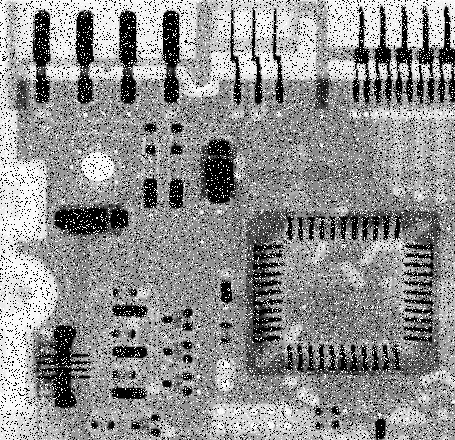
#> input picture images/board_salt.tif, 455 x 440 px
$ python -i SobelFilter.py   (imports and definitions only)
#> lines starting #> are read from the running program, lines starting #| are printed output that depends on the picture
#> further down, picture is the input picture: shape (440, 455, 3); min 0, max 255, mean 144.1
# import cv2
# import numpy as np
from cv2 import CV_16S,Sobel,convertScaleAbs,addWeighted
from numpy import expand_dims,zeros,float,sum, clip
from function.GrayscaleTrans.BGR2GRAY import *

# sobel filter
def sobel_filter(img, K_size=3):
	if len(img.shape) == 3:
		H, W, C = img.shape
	else:
		img = expand_dims(img, axis=-1)
		H, W, C = img.shape
	# 填充0
	gray = rgbToGray(img) # 灰度化
	pad = K_size // 2
	out = zeros((H + pad * 2, W + pad * 2), dtype=float)
	out[pad: pad + H, pad: pad + W] = gray.copy().astype(float)
	tmp = out.copy()
	out_v = out.copy()
	out_h = out.copy()
	## 水平x方向
	Kx = [[1., 0., -1.], [2., 0., -2.], [1., 0., -1.]]
	## 竖直y方向
	Ky = [[1., 2., 1.],[0., 0., 0.], [-1., -2., -1.]]
	for y in range(H):
		for x in range(W):
			out_v[pad + y, pad + x] = sum(Ky * (tmp[y: y + K_size, x: x + K_size]))
			out_h[pad + y, pad + x] = sum(Kx * (tmp[y: y + K_size, x: x + K_size]))
	out_v = clip(out_v, 0, 255)
	out_h = clip(out_h, 0, 255)
	out_v = out_v[pad: pad + H, pad: pad + W].astype(uint8)
	out_h = out_h[pad: pad + H, pad: pad + W].astype(uint8)
	dst = addWeighted(out_v, 0.5, out_h, 0.5, 0) # 合并两个方向得到的结果
	return dst

def cv2_sobel(img):

	x = Sobel(img, CV_16S, 1, 0)
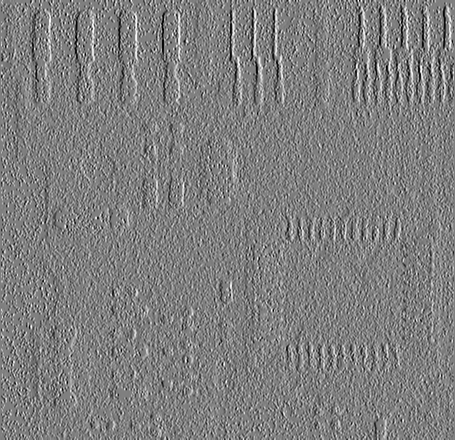
#> x: shape (440, 455, 3) int16; min -1020, max 1020, mean -1.1; drawn with min black and max white
	y = Sobel(img, CV_16S, 0, 1)
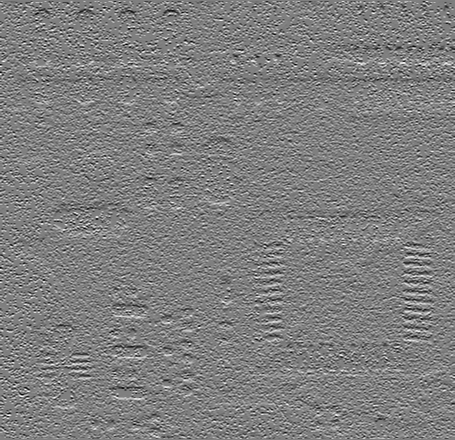
#> y: shape (440, 455, 3) int16; min -1020, max 1020, mean -0.9; drawn with min black and max white

	absX = convertScaleAbs(x)  # 转回unit8
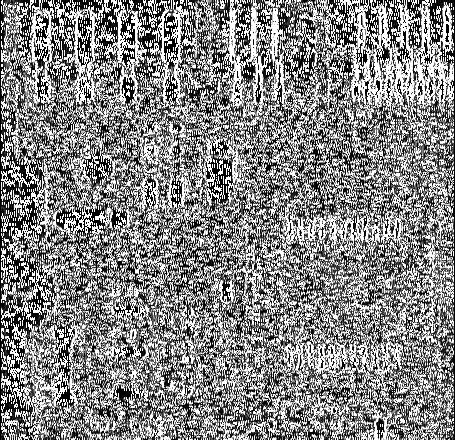
#> absX: shape (440, 455, 3); min 0, max 255, mean 134
	absY = convertScaleAbs(y)
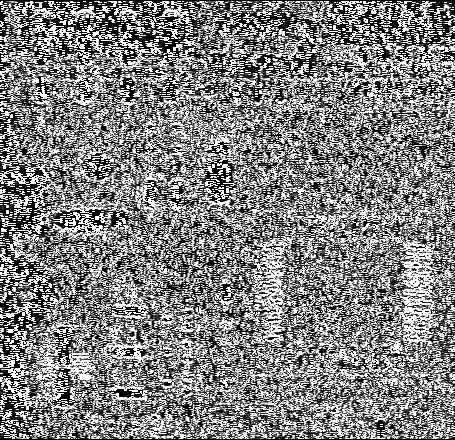
#> absY: shape (440, 455, 3); min 0, max 255, mean 130.3

	dst = addWeighted(absX, 0.5, absY, 0.5, 0)
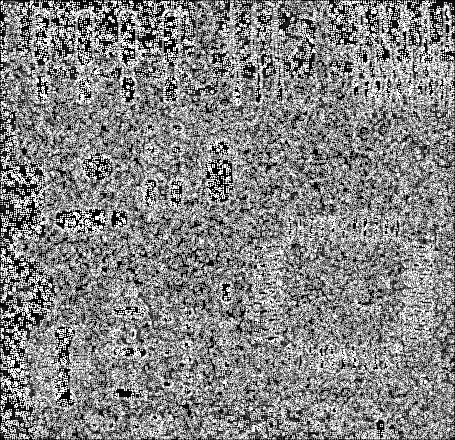
#> dst: shape (440, 455, 3); min 0, max 255, mean 132.2

>>> import cv2
>>> picture = cv2.imread('../../images/board_salt.tif')
>>> result = cv2_sobel(picture)

$ run again, on images/Aerial.png
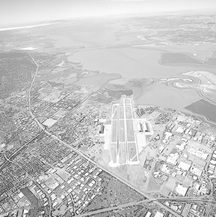
#> input picture images/Aerial.png, 216 x 217 px
#> picture is the input picture: shape (217, 216, 3); min 48, max 255, mean 196.2
#> in cv2_sobel, `y = Sobel(img, CV_16S, 0, 1)`:
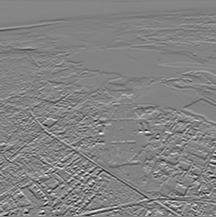
#> y: shape (217, 216, 3) int16; min -624, max 586, mean -2.6; drawn with min black and max white
#> in cv2_sobel, `dst = addWeighted(absX, 0.5, absY, 0.5, 0)`:
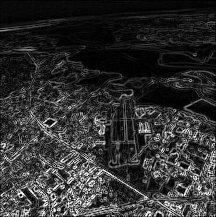
#> dst: shape (217, 216, 3); min 0, max 255, mean 48.3
